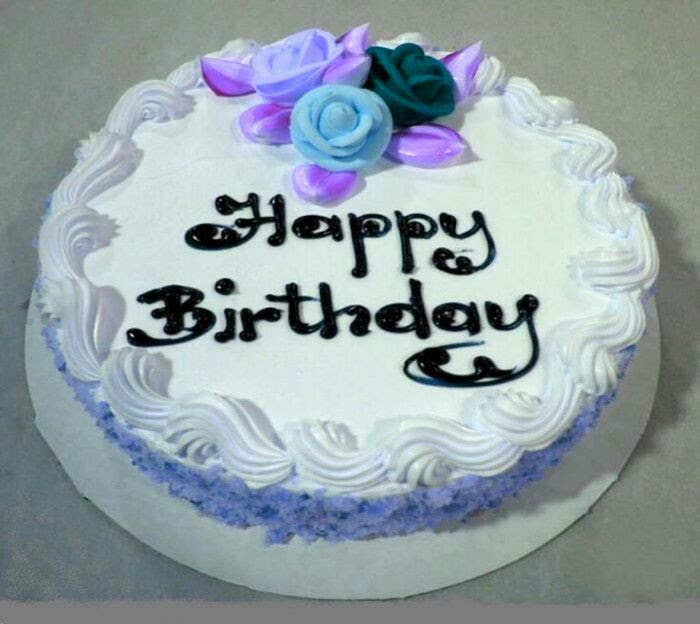
%> input picture Day 2/1.jpg, 700 x 624 px
$ octave ex2.m   (GNU Octave 9; MATLAB toolbox functions it lacks are replaced by stand-ins)
%> lines starting %> are read from the running program, lines starting %| are printed output that depends on the picture; in (x1, y1, x2, y2) boxes, pixels count from 0 and x2, y2 are one past the last pixel; in counts of white or black regions, pixels touching at a corner belong together; the program's own positions count from 1
clc; clear; close all;
a = imread('1.jpg');
%> a is the input picture: size 624x700x3 uint8; mean R, G, B 145.7, 159.3, 164.2
subplot (2,2,1); imshow(a);
b=rgb2gray(a);
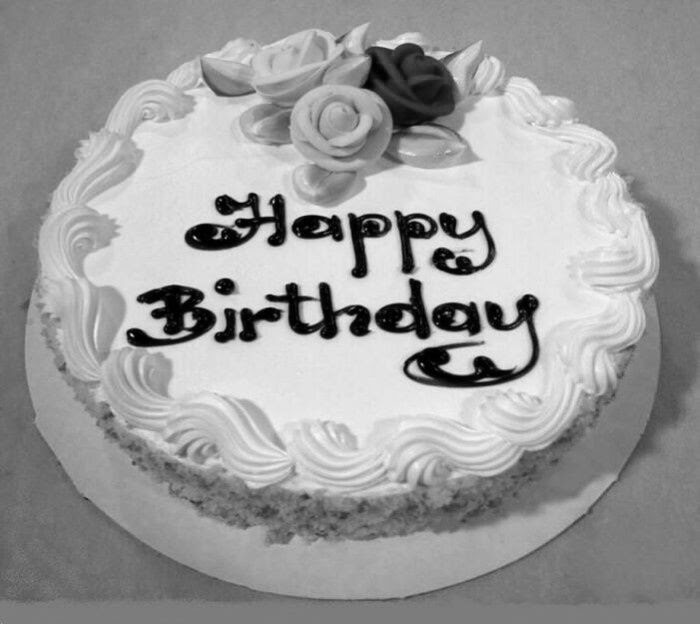
%> b: size 624x700 uint8; min 0, max 249, mean 155.8
subplot (2,2,2); imshow(b);
c=imresize(a,[256 256]);
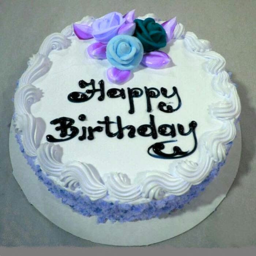
%> c: size 256x256x3 uint8; mean R, G, B 145.7, 159.3, 164.2
subplot (2,2,3); imshow(c);
d= im2bw(c);
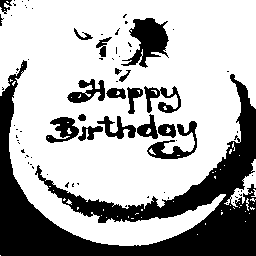
%> d: size 256x256 logical; 69% white; 74 black regions (55 under 20 px), largest, box (x1, y1, x2, y2) and area: (0, 60, 256, 256) 15136, (121, 18, 169, 68) 1228, (147, 121, 197, 159) 621
subplot (2,2,4); imshow(d);
